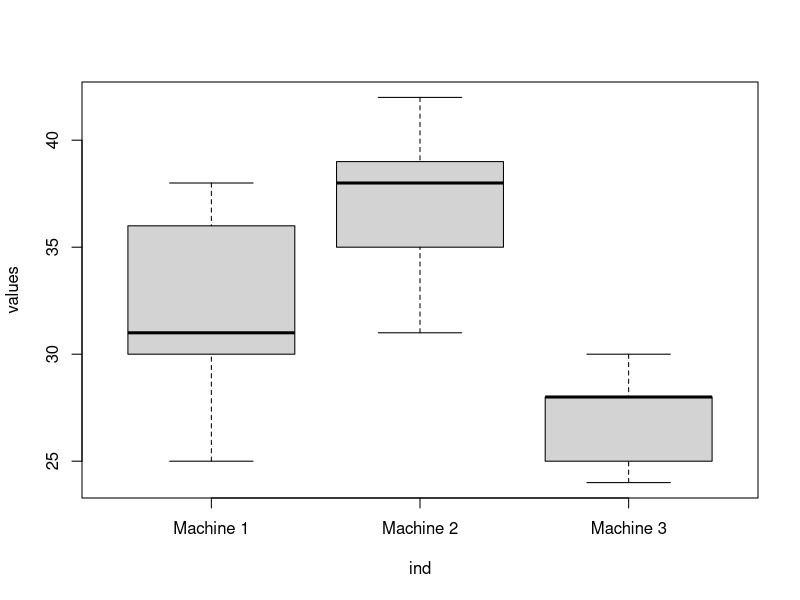
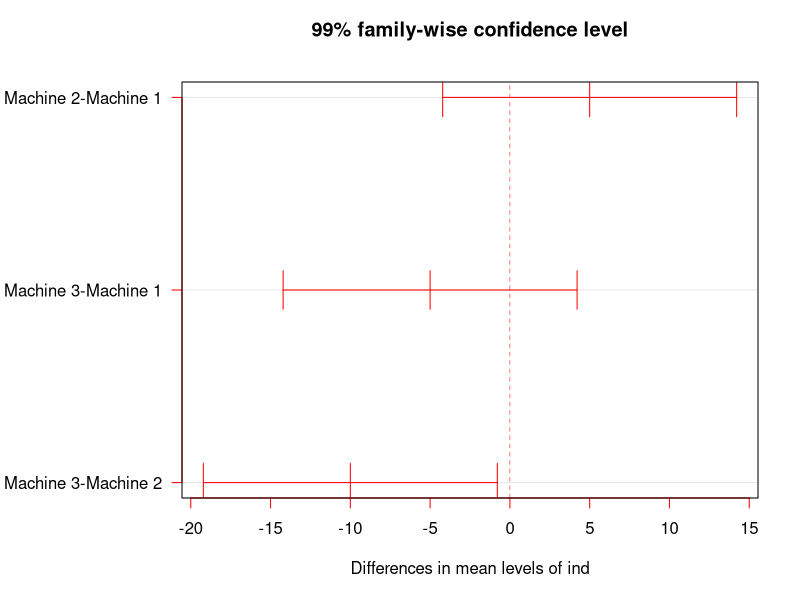
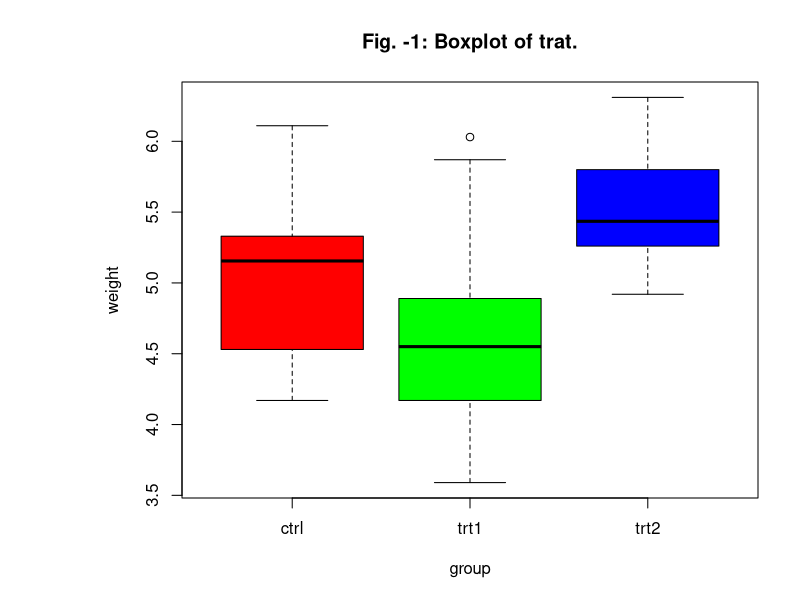
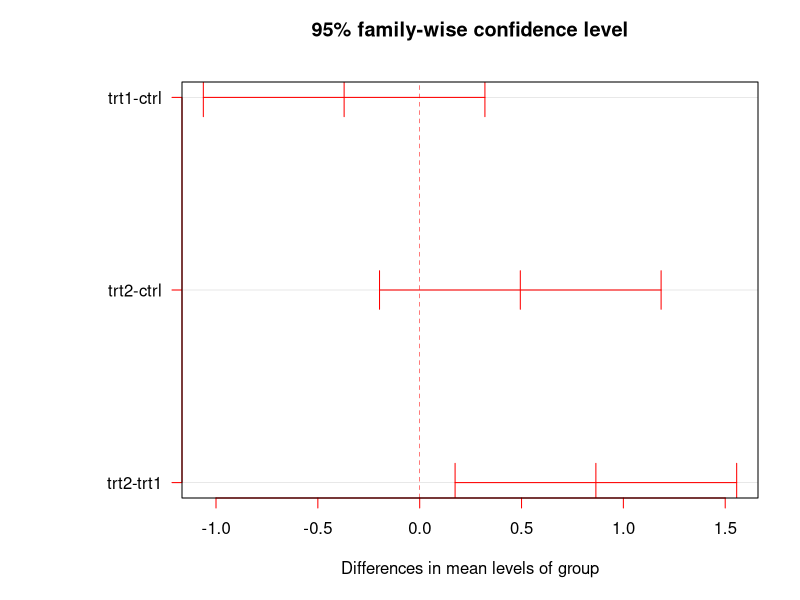

Here is the R script that generated these plots, in order:
# Problem 1
# A manufacturing company has purchased three new machines of different make and wish to determine 
# whether one of them is faster than others.They observed machines and collect the data as following
# Machine A : 25 30 36 38 31
# Machine B : 31 39 38 42 35
# Machine C : 24 30 28 25 28
# Use Analysis of variance technique and determine whether the machines are significantly 
# different or not

# H0 : All the machines have same speed
# H1 : Atleast one of the machine has different speed

M1 = c(25,30,36,38,31)
M2 = c(31,39,38,42,35)
M3 = c(24,30,28,25,28)
d = stack(list("Machine 1" = M1, "Machine 2" = M2, "Machine 3" = M3))
d
names(d)
attach(d)
View(d)
boxplot(values~ind)
ANOVA_Res = aov(values~ind)
ANOVA_Res 
summary(ANOVA_Res)

TukeyHSD(ANOVA_Res, conf.level = 0.99 )
par(oma = c(0,5,0,0))
plot(TukeyHSD(ANOVA_Res, conf.level = 0.99 ), las = 1, col = "Red")

# Problem 2 
# Here, we'll use the built-in R data set named PlantGrowth. 
# It contains the weight of plants obtained under a control and two different treatment conditions.

data = data("PlantGrowth")
attach(PlantGrowth)
View(PlantGrowth)
boxplot(weight~group, main = "Fig. -1: Boxplot of trat.", col = rainbow(3))
model1 = aov(weight~group)
summary(model1)
TukeyHSD(model1 , conf.level = .95)
par(oma=c(0,5,0,0))
plot(TukeyHSD(model1,conf.level = .95),las =1, col = "REd")


